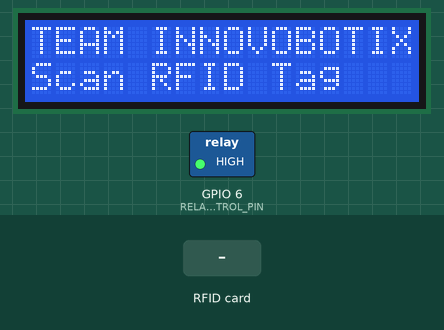
Bench run of a sketch on a simulated ESP8266 (NodeMCU). Parts: 16×2 character LCD, switched loads named in the sketch (green lamp = pin HIGH). The test bench sets the inputs (shaded band). WiFi joins after 1.5 s; servers stay silent unless stated; the local clock reads 2024-03-15 10:24:30 at power-on unless the sketch sets it; what the sketch prints to the serial monitor is not drawn.

Above: at 2.8 s.
2.9 s: RFID card 85 4E D3 83 held to the reader
At 3.4 s:
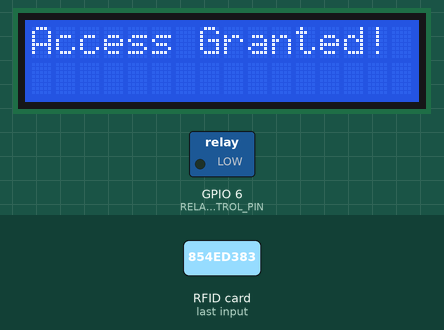
At 8.4 s:
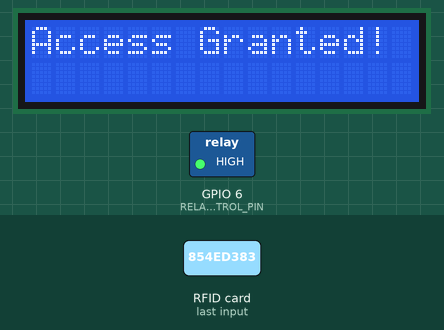
Timing chart, 0 to 9.9 s (numbered marks = the images above; inputs shaded):
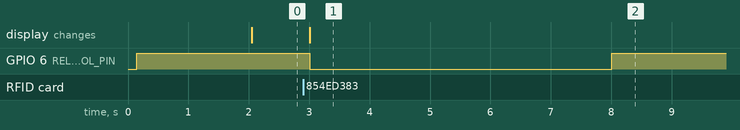

Measured:
- after the input at 2.9 s, GPIO 6 (RELAY_CONTROL_PIN): HIGH → LOW after 0.11 s, → HIGH 5.0 s later; the display: changes after 0.11 s (image 1)

The sketch:

Server_Based_0.ino
```cpp
#include <MFRC522.h>
#include <SPI.h>
#include <Wire.h>
#include <RTClib.h>
#include <LiquidCrystal_I2C.h>
#include <ESP8266WiFi.h>
#include <ESP8266HTTPClient.h>

constexpr uint8_t RST_PIN = 9;
constexpr uint8_t SS_PIN = 10;
constexpr uint8_t RELAY_CONTROL_PIN = 6;

MFRC522 mfrc522(SS_PIN, RST_PIN);
RTC_DS3231 rtc;
LiquidCrystal_I2C lcd(0x27, 16, 2);

const char* ssid = "YOUR_WIFI_SSID";
const char* password = "YOUR_WIFI_PASSWORD";
const char* serverUrl = "http://yourserver.com/alert"; // Replace with your server URL

struct RFIDTag {
  String uid;
  String name;
};

RFIDTag masterTags[3] = {
  {"854ED383", "Tag_1"},
  {"19D968D3", "Tag_2"},
  {"57EF3835", "Tag_3"}
};

String tagID = "";
unsigned long lastOpenTime = 0;

void setup() {
  Serial.begin(9600);
  while (!Serial);

  lcd.begin(16, 2);
  lcd.clear();
  lcd.setCursor(0, 0);
  lcd.print("Scan RFID Tag");
  lcd.setCursor(0, 1);
  lcd.print("or Enter PIN");
  lcd.setBacklight(255);

  Wire.begin();

  if (!rtc.begin()) {
    Serial.println("Couldn't find RTC");
    while (1);
  }

  if (rtc.lostPower()) {
    rtc.adjust(DateTime(F(__DATE__), F(__TIME__)));
  }

  SPI.begin();
  mfrc522.PCD_Init();
  mfrc522.PCD_DumpVersionToSerial();

  pinMode(RELAY_CONTROL_PIN, OUTPUT);
  digitalWrite(RELAY_CONTROL_PIN, HIGH);

  WiFi.begin(ssid, password);
  Serial.print("Connecting to Wi-Fi");
  while (WiFi.status() != WL_CONNECTED) {
    delay(500);
    Serial.print(".");
  }
  Serial.println("Connected!");
}

void loop() {
  if (getID()) {
    bool granted = false;
    String name = "";

    for (int i = 0; i < 3; i++) {
      if (tagID == masterTags[i].uid) {
        granted = true;
        name = masterTags[i].name;
        break;
      }
    }

    DateTime now = rtc.now();
    char dateTime[20];
    sprintf(dateTime, "%04d-%02d-%02d %02d:%02d:%02d", now.year(), now.month(), now.day(), now.hour(), now.minute(), now.second());

    Serial.print("Date & Time: ");
    Serial.println(dateTime);
    Serial.print("UID: ");
    Serial.println(tagID);
    Serial.print("Name: ");
    Serial.println(name);
    Serial.println(granted ? "Access Granted!" : "Access Denied!");

    lcd.clear();
    lcd.setCursor(0, 0);

    if (granted) {
      lcd.print("Access Granted!");
      openDoor();
    } else {
      lcd.print("Access Denied!");
      sendAlert(tagID, dateTime); // Send alert for unauthorized access
    }

    lastOpenTime = millis();
    mfrc522.PCD_Init();
    delay(2000);
  }

  if (millis() - lastOpenTime > 2000) {
    lcd.clear();
    lcd.setCursor(0, 0);
    lcd.print("TEAM INNOVOBOTIX");
    lcd.setCursor(0, 1);
    lcd.print("Scan RFID Tag");
  }
}

boolean getID() {
  if (!mfrc522.PICC_IsNewCardPresent() || !mfrc522.PICC_ReadCardSerial()) {
    return false;
  }
  tagID = "";
  for (uint8_t i = 0; i < 4; i++) {
    tagID.concat(String(mfrc522.uid.uidByte[i], HEX));
  }
  tagID.toUpperCase();
  mfrc522.PICC_HaltA();
  return true;
}

void openDoor() {
  Serial.println("Access Granted! Activating the relay...");
  digitalWrite(RELAY_CONTROL_PIN, LOW);
  delay(5000);
  Serial.println("Deactivating the relay...");
  digitalWrite(RELAY_CONTROL_PIN, HIGH);
  delay(2000);
}

void sendAlert(String uid, String timestamp) {
  if (WiFi.status() == WL_CONNECTED) {
    HTTPClient http;
    http.begin(serverUrl);
    http.addHeader("Content-Type", "application/json");
    String payload = "{\"uid\": \"" + uid + "\", \"timestamp\": \"" + timestamp + "\"}";
    int httpResponseCode = http.POST(payload);
    Serial.print("Alert sent. Server Response: ");
    Serial.println(httpResponseCode);
    http.end();
  } else {
    Serial.println("WiFi not connected. Alert not sent.");
  }
}
```
